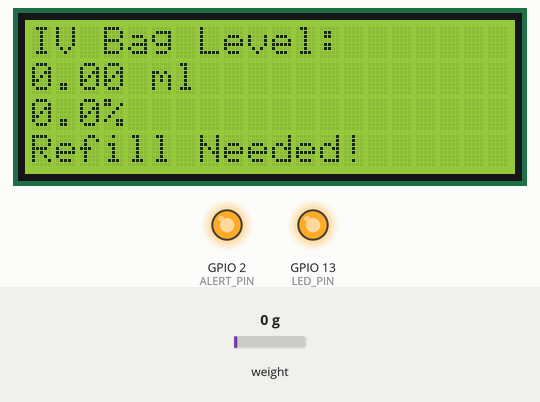
Bench run of a sketch on a simulated ESP32. On the bench: 20×4 character LCD, output pins drawn as LEDs (lit = HIGH). The inputs (shaded band) are chosen by the test bench; at power-on: weight on the scale 0 g. WiFi joins after 1.5 s; servers stay silent unless stated; what the sketch prints to the serial monitor is not drawn.

Above: at 11.3 s.
11.4 s: weight on the scale set to 8 g
At 14.6 s:
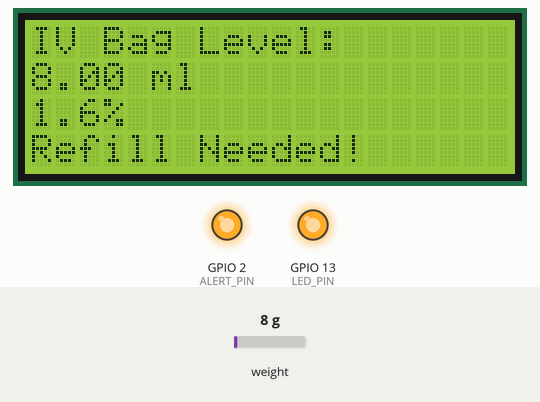
15.2 s: weight on the scale set to 11 g
At 17.9 s:
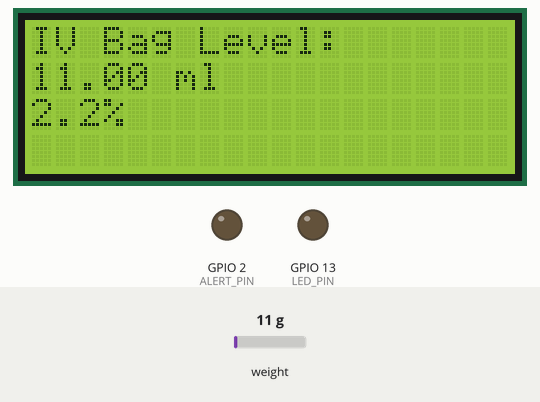
18.2 s: weight on the scale set to 100 g
At 20.5 s:
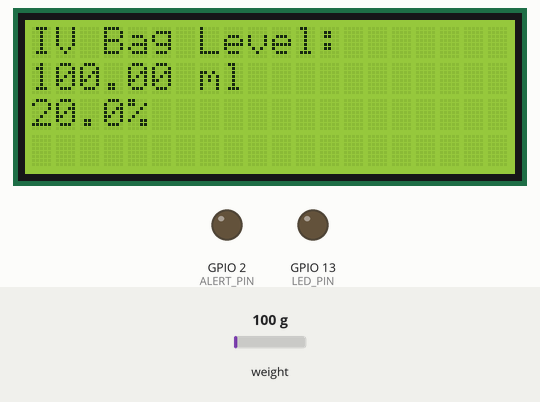
Timing chart, 0 to 22.0 s (numbered marks = the images above; inputs shaded):
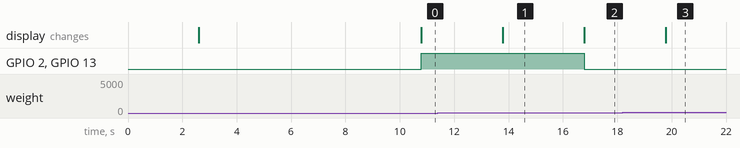

The sketch:

code.ino
```cpp
// ----------------------------
// Blynk Configuration
// ----------------------------
#define BLYNK_TEMPLATE_ID "TMPL3N8d1FwIb"
#define BLYNK_TEMPLATE_NAME "IV BAG"
#define BLYNK_AUTH_TOKEN "yiVCO85Z3QvP3pYJQBKpovLUA1Z8w4Bp"

// ----------------------------
// Libraries
// ----------------------------
#include <WiFi.h>
#include <BlynkSimpleEsp32.h>
#include <Wire.h>
#include <LiquidCrystal_I2C.h>
#include "HX711.h"

// ----------------------------
// WiFi Credentials (Mobile Hotspot)
// ----------------------------
const char* ssid = "sharu";
const char* password = "12345678";

// ----------------------------
// Pins & Global Variables
// ----------------------------
#define LOADCELL_DOUT 4
#define LOADCELL_SCK  5

#define ALERT_PIN 2
#define LED_PIN   13

HX711 scale;
LiquidCrystal_I2C lcd(0x27, 20, 4);
BlynkTimer timer;

float scaleFactor = 414.598;   // Change after calibration

// ----------------------------
// Setup
// ----------------------------
void setup() {
  Serial.begin(115200);

  // LCD Initialization
  lcd.init();
  lcd.backlight();
  lcd.setCursor(0, 0);
  lcd.print("IOT BASED IV BAG");
  lcd.setCursor(0, 1);
  lcd.print("MONITORING SYSTEM");
  delay(2500);
  lcd.clear();

  // Load Cell Initialization
  scale.begin(LOADCELL_DOUT, LOADCELL_SCK);
  scale.power_down();
  delay(100);
  scale.power_up();
  scale.set_scale(scaleFactor);
  scale.set_gain(128);
  delay(1500);
  scale.tare();
  Serial.println("Scale tare completed.");

  // Alert pins
  pinMode(ALERT_PIN, OUTPUT);
  pinMode(LED_PIN, OUTPUT);
  digitalWrite(ALERT_PIN, LOW);
  digitalWrite(LED_PIN, LOW);

  // WiFi Connection
  Serial.print("Connecting to WiFi ");
  Serial.println(ssid);

  WiFi.begin(ssid, password);
  int attempts = 0;

  while (WiFi.status() != WL_CONNECTED) {
    delay(500);
    Serial.print(".");
    attempts++;

    if (attempts > 40) {  // 20 seconds
      Serial.println("\nWiFi Connection Failed!");
      return;
    }
  }

  Serial.println("\nWiFi Connected!");
  Serial.print("IP Address: ");
  Serial.println(WiFi.localIP());

  // Start Blynk AFTER WiFi is ready
  Blynk.config(BLYNK_AUTH_TOKEN);

  // Timer – runs every 3 seconds
  timer.setInterval(3000L, sendDataToBlynk);
}

// ----------------------------
// Loop
// ----------------------------
void loop() {
  Blynk.run();
  timer.run();
}

// ----------------------------
// Main Function to Send Data
// ----------------------------
void sendDataToBlynk() {
  float ml = scale.get_units(10);

  if (ml < 0) ml = 0;  // avoid negative noise

  float percentage = (ml / 500.0) * 100.0;
  if (percentage > 100) percentage = 100.0;

  // Serial Debug
  Serial.print("IV Level: ");
  Serial.print(ml, 2);
  Serial.print(" ml | ");
  Serial.print(percentage, 1);
  Serial.println("%");

  // LCD Display
  lcd.setCursor(0, 0);
  lcd.print("IV Bag Level:      ");

  lcd.setCursor(0, 1);
  lcd.print("                    ");
  lcd.setCursor(0, 1);
  lcd.print(ml, 2);
  lcd.print(" ml");

  lcd.setCursor(0, 2);
  lcd.print("                    ");
  lcd.setCursor(0, 2);
  lcd.print(percentage, 1);
  lcd.print("%");

  // Alert Condition
  if (percentage < 2.0 || ml < 5) {
    lcd.setCursor(0, 3);
    lcd.print("Refill Needed!");

    digitalWrite(ALERT_PIN, HIGH);
    digitalWrite(LED_PIN, HIGH);

    Blynk.virtualWrite(V1, "Refill Needed!");
    Blynk.logEvent("refill_alert", "Refill Needed! - PATIENT 1");
  }
  else {
    lcd.setCursor(0, 3);
    lcd.print("                ");

    digitalWrite(ALERT_PIN, LOW);
    digitalWrite(LED_PIN, LOW);

    Blynk.virtualWrite(V1, "IV Bag OK");
  }

  // Send Data to Blynk
  Blynk.virtualWrite(V0, ml);
  Blynk.virtualWrite(V3, percentage);
}
```

Measured:
- the behaviour switches between 9 and 10 g on weight on the scale (found by bisection; images 1 and 2)
- after the input at 11.4 s, the display: changes after 2.4 s (image 1)
- after the input at 15.2 s, GPIO 2 (ALERT_PIN), GPIO 13 (LED_PIN): HIGH → LOW after 1.6 s; the display: changes after 1.6 s (image 2)
- after the input at 18.2 s, the display: changes after 1.6 s (image 3)
